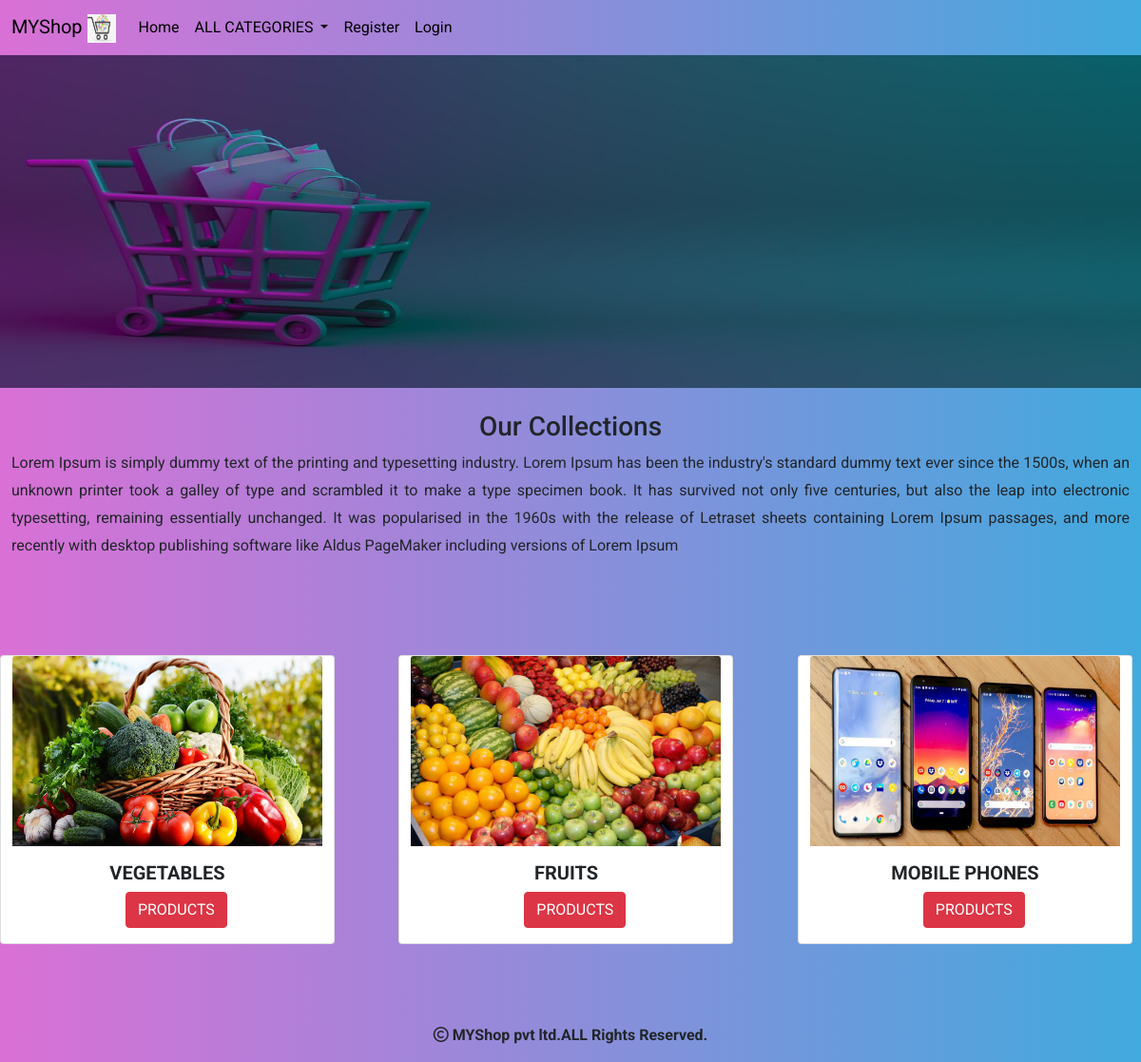
The page / on the database its author committed.
### shop/models.py (models this page shows, shortened)
class Category(models.Model):
    name=models.CharField(max_length=20)
    desc=models.TextField()
    image=models.ImageField(upload_to='shop/categories',blank=True,null=True)

### shop/views.py (the view)
# urls.py: path('',views.allcategories,name="allcat"),
def allcategories(request):
    b=Category.objects.all()
    return render(request,'categories.html',{'category':b})

### cart/context_processors.py (called while the page is built)
def productcount(request):
    item_count=0
    if request.user.is_authenticated:
       u=request.user
    try:
        cart=Cart.objects.filter(user=u)
        for i in cart:
            item_count=item_count+i.quantity
    except:
        item_count=0
    return {'count':item_count}

### shop/context_processors.py (called while the page is built)
def menu_links(request):
    c=Category.objects.all()
    return{'links':c}

### templates/categories.html
<!DOCTYPE html>
{% extends 'base.html' %}
{% load static %}
{% block content %}
<div>
<img height="350px" width="100%" src="{% static 'images/neww.jpg' %}">
</div>
<div class="container-fluid mt-4" style="margin-bottom:100px;">
    <h3 class="text-center">Our Collections</h3>
    <p style="line-height:1.8;text-align:justify;">Lorem Ipsum is simply dummy text of the printing and typesetting industry. Lorem Ipsum has been the industry's standard dummy text ever since the 1500s, when an unknown printer took a galley of type and scrambled it to make a type specimen book. It has survived not only five centuries, but also the leap into electronic typesetting, remaining essentially unchanged. It was popularised in the 1960s with the release of Letraset sheets containing Lorem Ipsum passages, and more recently with desktop publishing software like Aldus PageMaker including versions of Lorem Ipsum</p>
</div>
<div class="container-fluid mt-3" style="margin-bottom:100px;">
<div class="row">
   {% for i in category %}
<div class="card bg-body" style="width: 22rem;">
  <img height="200px" width="200px" src="{{i.image.url}}" class="card-img-top" alt="...">
  <div class="card-body bg-body">
    <h5 class="card-title text-center"><b>{{i.name}}</b></h5>
    <a href="{% url 'shop:allproducts' i.name %}" class="btn btn-danger" style="position:relative;left:35%;">PRODUCTS</a>
  </div>
</div>&nbsp;&nbsp;&nbsp;&nbsp;&nbsp;&nbsp;&nbsp;&nbsp;&nbsp;&nbsp;&nbsp;&nbsp;&nbsp;&nbsp;&nbsp;&nbsp;&nbsp;
    {% endfor %}
</div>
</div>
{% endblock %}

### static/css/m.css (style rules this page uses)
body { background:linear-gradient(to right,orchid, #41aade); font-family: 'Roboto', sans-serif; }

### rows shown on the page
Category: image (picture), name "VEGETABLES"
Category: image (picture), name "FRUITS"
Category: image (picture), name "MOBILE PHONES"
